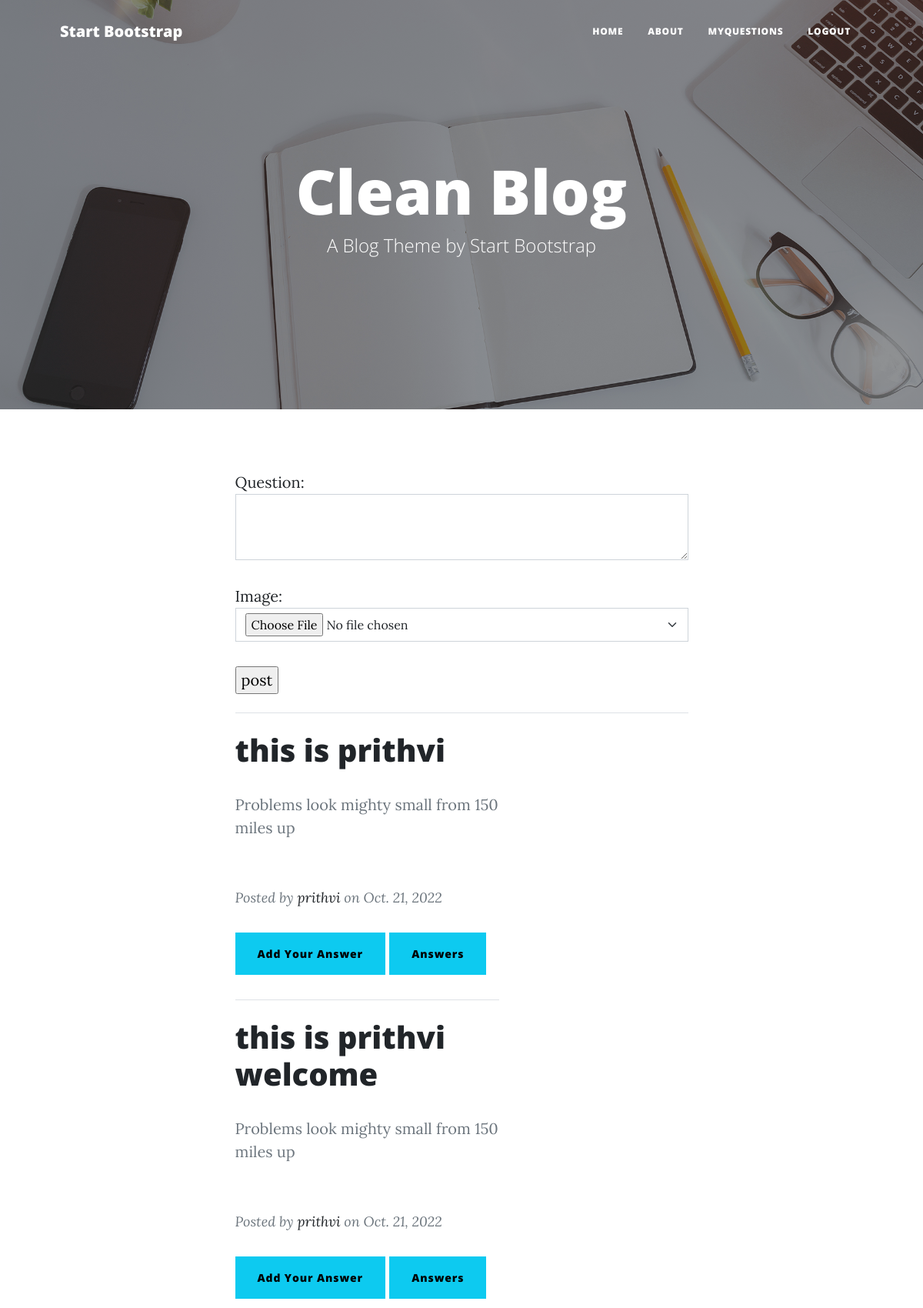
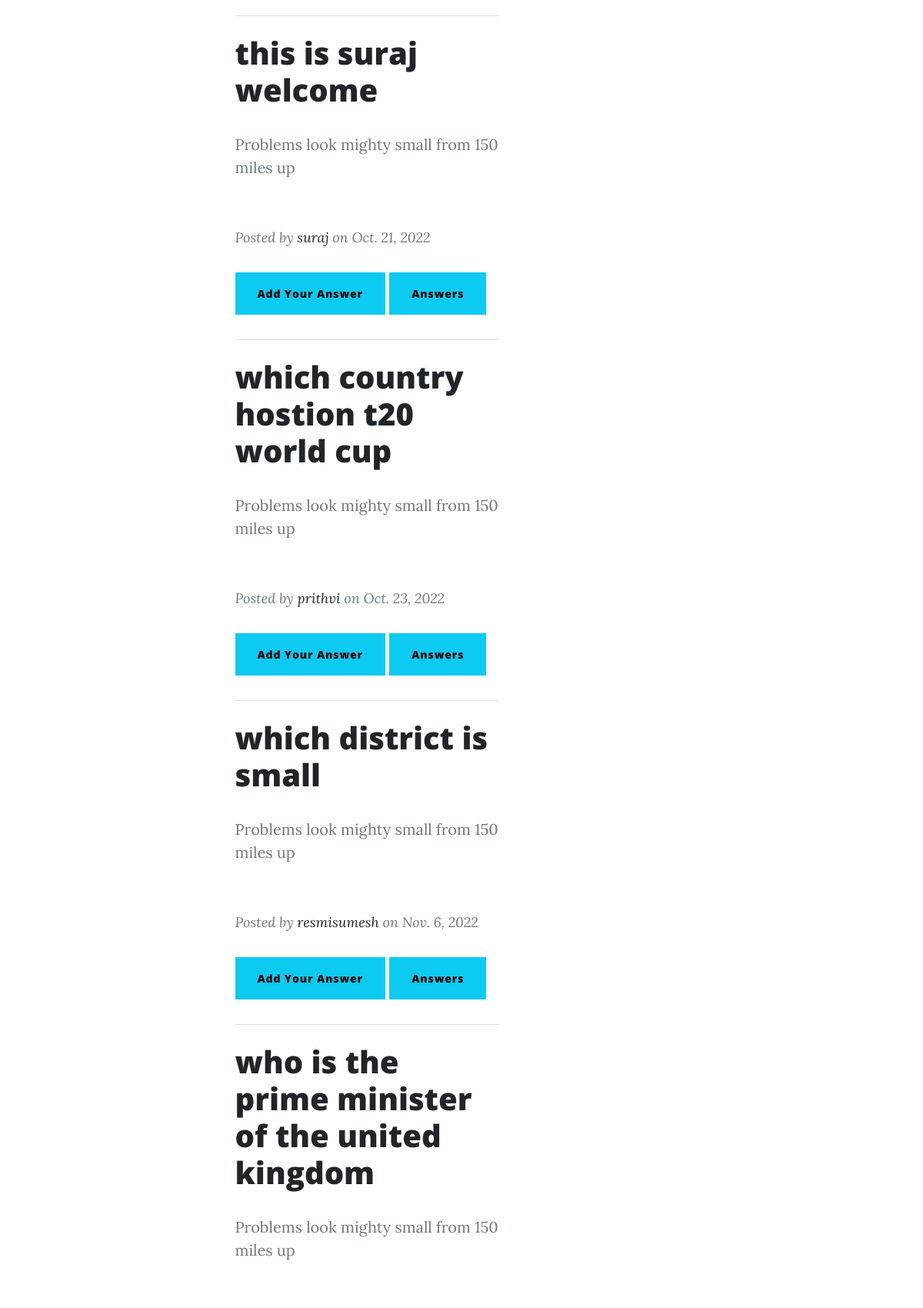
The app's page /home (signed in, upper part) with its own data (2 pictures, top to bottom).
### questionapp/models.py (models this page shows, shortened)
class Questions(models.Model):
    user=models.ForeignKey(User,on_delete=models.CASCADE)
    question=models.CharField(max_length=200)
    image=models.ImageField(upload_to="images",null=True,blank=True)
    created_date=models.DateField(auto_now_add=True)
    is_active=models.BooleanField(default=True)
    @property
    def fetch_answers(self):
        answers=self.answers_set.all().annotate(up_count=Count("up_vote")).order_by("-up_count")
        return answers

### questionapp/views.py (the view, shortened to what this page needs)
# urls.py: path("home",views.IndexView.as_view(),name="home"),
@method_decorator(decorators,name="dispatch")
class IndexView(CreateView,ListView):
    template_name="index.html"
    form_class=QuestionForm
    model=Questions
    success_url=reverse_lazy("home")
    context_object_name="questions"
    def get_queryset(self):
        return Questions.objects.all().exclude(user=self.request.user)

### questionapp/forms.py
class QuestionForm(forms.ModelForm):
    class Meta:
        model=Questions
        fields=["question",
                "image"]
        widgets={
            "question":forms.Textarea(attrs={"class":"form-control","rows":3}),
            "image":forms.FileInput(attrs={"class":"form-select"})
        }

### questionapp/views.py (called while the page is built)
def signin_required(fn):
    def wrapper(request,*args,**kw):
        if not request.user.is_authenticated:
            messages.error(request,"u must login to perform this action")
            return redirect("signin")
        else:
            return fn(request,*args,**kw)
    return wrapper

### questionapp/templates/index.html (shortened to what this page needs)
{% extends 'base.html'%}
{%block body_block%}
<div class="col-md-10 col-lg-8 col-xl-7">
    <div class="post-preview">
        <form action="" method="post" enctype="multipart/form.data">
            {{form.as_p}}
            <input type="submit" value="post">
        </form>
    </div>
    <hr class="my-4" />
    {%for q in questions%}
    <div class="col-md-10 col-lg-8 col-xl-7">
        <div class="post-preview">
            <a href="post.html">
                <h1 class="post-title">{{q.question}}</h1>
                <p class="post-subtitle text-muted">Problems look mighty small from 150 miles up</p>
            </a>            <p class="post-meta">
                Posted by
                <a href="#!">{{q.user}}</a>
                on {{q.created_date}}</p>
            <div>
                <p>
                    <button class="btn btn-info" type="button" data-bs-toggle="collapse"
                        data-bs-target="#collapseExample{{ forloop.counter }}" aria-expanded="false"
                        aria-controls="collapseExample">
                        Add Your Answer
                    </button>
                    <button class="btn btn-info" type="button" data-bs-toggle="collapse"
                        data-bs-target="#answerlist{{ forloop.counter }}" aria-expanded="false"
                        aria-controls="collapseExample">
                        Answers
                    </button>
                </p>
            </div>
        </div>
        <hr class="my-4" />
    </div>
    {%endfor%}
</div>
{%endblock%}

### records on screen
Questions: question "this is prithvi", user "prithvi", created_date "Oct. 21, 2022"
Questions: question "this is prithvi welcome", user "prithvi", created_date "Oct. 21, 2022"
Questions: question "this is suraj welcome", user "suraj", created_date "Oct. 21, 2022"
Questions: question "which country hostion t20 world cup", user "prithvi", created_date "Oct. 23, 2022"
Questions: question "which district is small", user "resmisumesh", created_date "Nov. 6, 2022"
Questions: question "who is the prime minister of the united kingdom"
